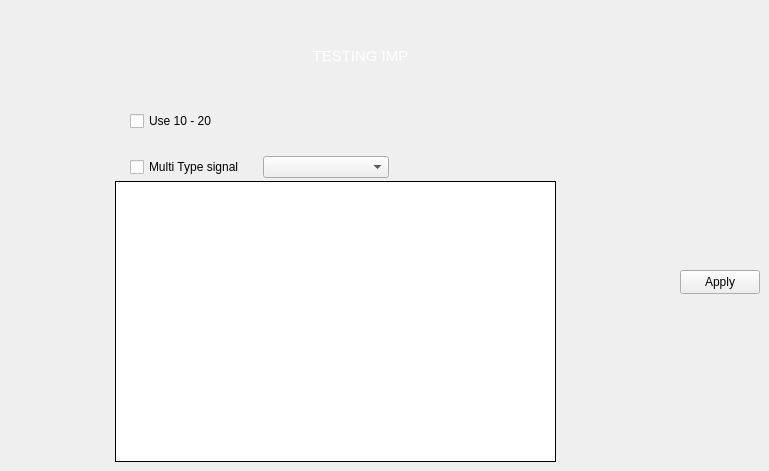
            <widget class="QWidget" name="page__testing">
             <widget class="QLabel" name="label_5">
              <property name="geometry">
               <rect>
                <x>10</x>
                <y>30</y>
                <width>701</width>
                <height>51</height>
               </rect>
              </property>
              <property name="font">
               <font>
                <pointsize>11</pointsize>
                <italic>false</italic>
                <bold>false</bold>
               </font>
              </property>
              <property name="styleSheet">
               <string notr="true">color:#fff</string>
              </property>
              <property name="text">
               <string>TESTING IMP</string>
              </property>
              <property name="alignment">
               <set>Qt::AlignCenter</set>
              </property>
              <property name="wordWrap">
               <bool>true</bool>
              </property>
             </widget>
             <widget class="QTableView" name="table_settings_3">
              <property name="geometry">
               <rect>
                <x>115</x>
                <y>181</y>
                <width>441</width>
                <height>281</height>
               </rect>
              </property>
              <property name="styleSheet">
               <string notr="true">border: 1px solid rgb(0,0,0)</string>
              </property>
             </widget>
             <widget class="QCheckBox" name="cb_1020_3">
              <property name="geometry">
               <rect>
                <x>130</x>
                <y>110</y>
                <width>131</width>
                <height>22</height>
               </rect>
              </property>
              <property name="text">
               <string>Use 10 - 20</string>
              </property>
             </widget>
             <widget class="QPushButton" name="btn_apply_settings_test">
              <property name="geometry">
               <rect>
                <x>680</x>
                <y>270</y>
                <width>80</width>
                <height>24</height>
               </rect>
              </property>
              <property name="text">
               <string>Apply</string>
              </property>
             </widget>
             <widget class="QWidget" name="layoutWidget">
              <property name="geometry">
               <rect>
                <x>130</x>
                <y>150</y>
                <width>259</width>
                <height>34</height>
               </rect>
              </property>
              <layout class="QHBoxLayout" name="horizontalLayout_2">
               <item>
                <widget class="QCheckBox" name="cb_multitype_signal_3">
                 <property name="text">
                  <string>Multi Type signal</string>
                 </property>
                </widget>
               </item>
               <item>
                <widget class="QComboBox" name="dropdown_signal_type_3"/>
               </item>
              </layout>
             </widget>
            </widget>
